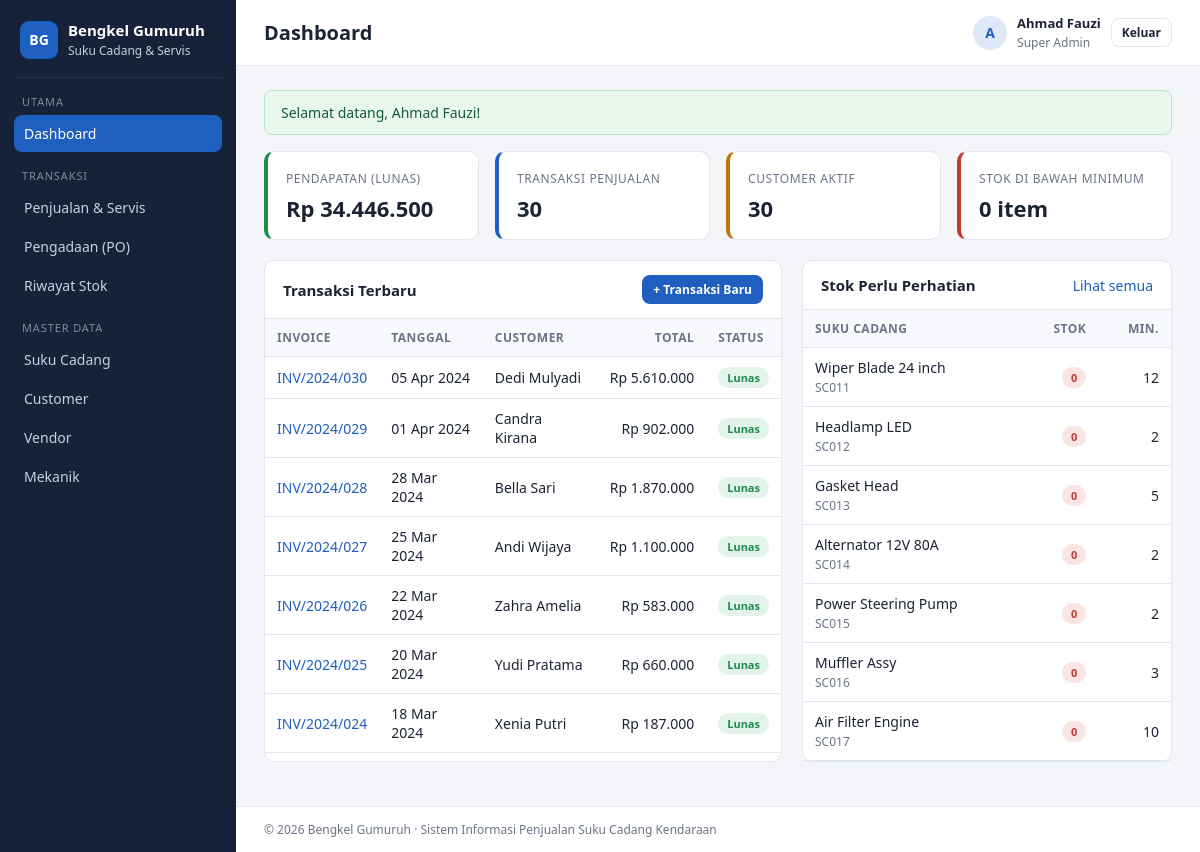
Screenshot of /index.php (signed in) with the database file from the repository.
### tables this page shows
CREATE TABLE `transaksi_penjualan`  (
  `id_transaksi_penjualan` int NOT NULL AUTO_INCREMENT,
  `no_invoice` varchar(30) NOT NULL,
  `tanggal_transaksi` date NOT NULL,
  `jam_masuk` time NULL DEFAULT NULL,
  `jam_selesai` time NULL DEFAULT NULL,
  `jenis_service` varchar(50) NULL DEFAULT NULL COMMENT 'Service Rutin, Ganti Oli, Perbaikan',
  `keluhan` text NULL,
  `diagnosis` text NULL,
  `pekerjaan_dilakukan` text NULL,
  `km_kendaraan` int NULL DEFAULT NULL,
  `total_item_suku_cadang` int NULL DEFAULT 0,
  `subtotal_suku_cadang` decimal(12, 2) NULL DEFAULT 0.00,
  `biaya_jasa` decimal(12, 2) NULL DEFAULT 0.00,
  `diskon` decimal(12, 2) NULL DEFAULT 0.00,
  `pajak` decimal(12, 2) NULL DEFAULT 0.00,
  `total_bayar` decimal(12, 2) NULL DEFAULT 0.00,
  `status_service` enum('antri','dikerjakan','selesai','diambil') NULL DEFAULT 'antri',
  `status_pembayaran` enum('unpaid','paid') NULL DEFAULT 'unpaid',
  `metode_pembayaran` enum('cash','transfer','debit','credit') NULL DEFAULT NULL,
  `tanggal_pembayaran` datetime NULL DEFAULT NULL,
  `uang_muka` decimal(12, 2) NULL DEFAULT 0.00,
  `sisa_bayar` decimal(12, 2) NULL DEFAULT 0.00,
  `catatan` text NULL,
  `foto_kendaraan_masuk` longtext NULL,
  `foto_kendaraan_keluar` longtext NULL,
  `rating_service` tinyint NULL DEFAULT NULL COMMENT '1-5',
  `feedback_customer` text NULL,
  `created_at` timestamp NULL DEFAULT CURRENT_TIMESTAMP,
  `created_by` int NULL DEFAULT NULL,
  `updated_at` timestamp NULL DEFAULT CURRENT_TIMESTAMP ON UPDATE CURRENT_TIMESTAMP,
  `updated_by` int NULL DEFAULT NULL,
  `id_customer` int NULL DEFAULT NULL,
  `id_mekanik` int NULL DEFAULT NULL,
  `id_kasir` int NULL DEFAULT NULL COMMENT 'Yang melayani pembayaran',
  PRIMARY KEY (`id_transaksi_penjualan`) USING BTREE,
  UNIQUE INDEX `no_invoice`(`no_invoice` ASC) USING BTREE,
  INDEX `id_customer`(`id_customer` ASC) USING BTREE,
  INDEX `id_mekanik`(`id_mekanik` ASC) USING BTREE,
  INDEX `id_kasir`(`id_kasir` ASC) USING BTREE,
  INDEX `created_by`(`created_by` ASC) USING BTREE,
  INDEX `updated_by`(`updated_by` ASC) USING BTREE,
  INDEX `idx_transaksi_penjualan_tanggal`(`tanggal_transaksi` ASC) USING BTREE,
  CONSTRAINT `transaksi_penjualan_ibfk_1` FOREIGN KEY (`id_customer`) REFERENCES `customer` (`id_customer`) ON DELETE RESTRICT ON UPDATE RESTRICT,
  CONSTRAINT `transaksi_penjualan_ibfk_2` FOREIGN KEY (`id_mekanik`) REFERENCES `mekanik` (`id`) ON DELETE RESTRICT ON UPDATE RESTRICT,
  CONSTRAINT `transaksi_penjualan_ibfk_3` FOREIGN KEY (`id_kasir`) REFERENCES `pengguna` (`id`) ON DELETE RESTRICT ON UPDATE RESTRICT,
  CONSTRAINT `transaksi_penjualan_ibfk_4` FOREIGN KEY (`created_by`) REFERENCES `pengguna` (`id`) ON DELETE RESTRICT ON UPDATE RESTRICT,
  CONSTRAINT `transaksi_penjualan_ibfk_5` FOREIGN KEY (`updated_by`) REFERENCES `pengguna` (`id`) ON DELETE RESTRICT ON UPDATE RESTRICT
);

CREATE TABLE `customer`  (
  `id_customer` int NOT NULL AUTO_INCREMENT,
  `nama_customer` varchar(100) NOT NULL,
  `nik_customer` varchar(16) NULL DEFAULT NULL,
  `no_telepon_customer` varchar(15) NOT NULL,
  `email_customer` varchar(50) NULL DEFAULT NULL,
  `alamat_customer` text NULL,
  `jenis_kelamin` enum('L','P') NULL DEFAULT NULL,
  `tanggal_lahir` date NULL DEFAULT NULL,
  `pekerjaan` varchar(50) NULL DEFAULT NULL,
  `kendaraan_merk` varchar(50) NULL DEFAULT NULL,
  `kendaraan_model` varchar(50) NULL DEFAULT NULL,
  `kendaraan_tahun` year NULL DEFAULT NULL,
  `no_polisi` varchar(15) NULL DEFAULT NULL,
  `no_rangka` varchar(30) NULL DEFAULT NULL,
  `no_mesin` varchar(30) NULL DEFAULT NULL,
  `warna_kendaraan` varchar(30) NULL DEFAULT NULL,
  `km_kendaraan` int NULL DEFAULT NULL,
  `customer_type` enum('reguler','premium','vip') NULL DEFAULT 'reguler',
  `total_transaksi` int NULL DEFAULT 0,
  `total_nilai_transaksi` decimal(15, 2) NULL DEFAULT 0.00,
  `tanggal_registrasi` date NULL DEFAULT NULL,
  `status_customer` tinyint NULL DEFAULT 1 COMMENT '1=aktif, 0=nonaktif',
  `created_at` timestamp NULL DEFAULT CURRENT_TIMESTAMP,
  `created_by` int NULL DEFAULT NULL,
  `updated_at` timestamp NULL DEFAULT CURRENT_TIMESTAMP ON UPDATE CURRENT_TIMESTAMP,
  `updated_by` int NULL DEFAULT NULL,
  PRIMARY KEY (`id_customer`) USING BTREE,
  INDEX `created_by`(`created_by` ASC) USING BTREE,
  INDEX `updated_by`(`updated_by` ASC) USING BTREE,
  INDEX `idx_customer_telepon`(`no_telepon_customer` ASC) USING BTREE,
  INDEX `idx_customer_polisi`(`no_polisi` ASC) USING BTREE,
  CONSTRAINT `customer_ibfk_1` FOREIGN KEY (`created_by`) REFERENCES `pengguna` (`id`) ON DELETE RESTRICT ON UPDATE RESTRICT,
  CONSTRAINT `customer_ibfk_2` FOREIGN KEY (`updated_by`) REFERENCES `pengguna` (`id`) ON DELETE RESTRICT ON UPDATE RESTRICT
);

CREATE TABLE `suku_cadang`  (
  `id_suku_cadang` int NOT NULL AUTO_INCREMENT,
  `kode_suku_cadang` varchar(50) NOT NULL,
  `nama_suku_cadang` varchar(100) NOT NULL,
  `merk_kendaraan` varchar(50) NULL DEFAULT NULL COMMENT 'Toyota, Honda, Suzuki, dll',
  `model_kendaraan` varchar(50) NULL DEFAULT NULL COMMENT 'Avanza, Jazz, Ertiga, dll',
  `tahun_kendaraan` varchar(20) NULL DEFAULT NULL COMMENT '2015-2020',
  `kategori` varchar(50) NULL DEFAULT NULL COMMENT 'Mesin, Transmisi, AC, Rem, dll',
  `sub_kategori` varchar(50) NULL DEFAULT NULL COMMENT 'Filter oli, kampas rem, dll',
  `satuan` varchar(20) NULL DEFAULT NULL COMMENT 'pcs, set, liter, dll',
  `harga_beli` decimal(12, 2) NOT NULL,
  `harga_jual` decimal(12, 2) NOT NULL,
  `margin_keuntungan` decimal(5, 2) NULL DEFAULT NULL COMMENT 'Dalam persen',
  `stok_minimum` int NULL DEFAULT 5,
  `stok_maksimum` int NULL DEFAULT 100,
  `stok_saat_ini` int NULL DEFAULT 0,
  `lokasi_penyimpanan` varchar(50) NULL DEFAULT NULL,
  `berat` decimal(8, 2) NULL DEFAULT NULL COMMENT 'Dalam gram',
  `dimensi` varchar(50) NULL DEFAULT NULL COMMENT 'PxLxT dalam cm',
  `deskripsi` text NULL,
  `foto_suku_cadang` longtext NULL,
  `garansi_bulan` int NULL DEFAULT NULL,
  `status_produk` tinyint NULL DEFAULT 1 COMMENT '1=aktif, 0=nonaktif',
  `created_at` timestamp NULL DEFAULT CURRENT_TIMESTAMP,
  `created_by` int NULL DEFAULT NULL,
  `updated_at` timestamp NULL DEFAULT CURRENT_TIMESTAMP ON UPDATE CURRENT_TIMESTAMP,
  `updated_by` int NULL DEFAULT NULL,
  `id_vendor` int NULL DEFAULT NULL,
  PRIMARY KEY (`id_suku_cadang`) USING BTREE,
  UNIQUE INDEX `kode_suku_cadang`(`kode_suku_cadang` ASC) USING BTREE,
  INDEX `id_vendor`(`id_vendor` ASC) USING BTREE,
  INDEX `created_by`(`created_by` ASC) USING BTREE,
  INDEX `updated_by`(`updated_by` ASC) USING BTREE,
  INDEX `idx_suku_cadang_kode`(`kode_suku_cadang` ASC) USING BTREE,
  INDEX `idx_suku_cadang_nama`(`nama_suku_cadang` ASC) USING BTREE,
  CONSTRAINT `suku_cadang_ibfk_1` FOREIGN KEY (`id_vendor`) REFERENCES `vendor` (`id_vendor`) ON DELETE RESTRICT ON UPDATE RESTRICT,
  CONSTRAINT `suku_cadang_ibfk_2` FOREIGN KEY (`created_by`) REFERENCES `pengguna` (`id`) ON DELETE RESTRICT ON UPDATE RESTRICT,
  CONSTRAINT `suku_cadang_ibfk_3` FOREIGN KEY (`updated_by`) REFERENCES `pengguna` (`id`) ON DELETE RESTRICT ON UPDATE RESTRICT
);

### index.php (the view, shortened to what this page needs)
<?php
$pdo = db();
$ringkasan = $pdo->query(
    "SELECT
        (SELECT COALESCE(SUM(total_bayar), 0) FROM transaksi_penjualan WHERE status_pembayaran = 'paid') AS pendapatan,
        (SELECT COUNT(*) FROM transaksi_penjualan) AS jumlah_transaksi,
        (SELECT COUNT(*) FROM customer WHERE status_customer = 1) AS jumlah_customer,
        (SELECT COUNT(*) FROM suku_cadang WHERE status_produk = 1 AND stok_saat_ini <= stok_minimum) AS stok_menipis"
)->fetch();
$terbaru = $pdo->query(
    'SELECT tp.id_transaksi_penjualan, tp.no_invoice, tp.tanggal_transaksi, tp.jenis_service,
            tp.total_bayar, tp.status_pembayaran, c.nama_customer
       FROM transaksi_penjualan tp
       JOIN customer c ON c.id_customer = tp.id_customer
      ORDER BY tp.tanggal_transaksi DESC, tp.id_transaksi_penjualan DESC
      LIMIT 7'
)->fetchAll();
$menipis = $pdo->query(
    'SELECT kode_suku_cadang, nama_suku_cadang, stok_saat_ini, stok_minimum
       FROM suku_cadang
      WHERE status_produk = 1
      ORDER BY (stok_saat_ini - stok_minimum) ASC
      LIMIT 7'
)->fetchAll();
require __DIR__ . '/includes/header.php';
?>
<section class="stats">
    <div class="stat success"><span>Pendapatan (lunas)</span><strong><?= rupiah($ringkasan['pendapatan']) ?></strong></div>
    <div class="stat"><span>Transaksi Penjualan</span><strong><?= number_format($ringkasan['jumlah_transaksi']) ?></strong></div>
    <div class="stat warning"><span>Customer Aktif</span><strong><?= number_format($ringkasan['jumlah_customer']) ?></strong></div>
    <div class="stat danger"><span>Stok di Bawah Minimum</span><strong><?= number_format($ringkasan['stok_menipis']) ?> item</strong></div>
</section>
<div class="grid-2">
    <div class="card">
        <div class="card-header">
            <h2>Transaksi Terbaru</h2>
            <a class="btn btn-sm" href="penjualan_tambah.php">+ Transaksi Baru</a>
        </div>
        <div class="table-wrap">
            <table>
                <thead><tr><th>Invoice</th><th>Tanggal</th><th>Customer</th><th class="num">Total</th><th>Status</th></tr></thead>
                <tbody>
                <?php foreach ($terbaru as $t): ?>
                    <tr>
                        <td><a href="penjualan_detail.php?id=<?= $t['id_transaksi_penjualan'] ?>"><?= e($t['no_invoice']) ?></a></td>
                        <td><?= tanggal_indo($t['tanggal_transaksi']) ?></td>
                        <td><?= e($t['nama_customer']) ?></td>
                        <td class="num"><?= rupiah($t['total_bayar']) ?></td>
                        <td><?= badge($t['status_pembayaran']) ?></td>
                    </tr>
                <?php endforeach; ?>
                </tbody>
            </table>
        </div>
    </div>
    <div class="card">
        <div class="card-header"><h2>Stok Perlu Perhatian</h2><a href="suku_cadang.php?stok=rendah">Lihat semua</a></div>
        <div class="table-wrap">
            <table>
                <thead><tr><th>Suku Cadang</th><th class="num">Stok</th><th class="num">Min.</th></tr></thead>
                <tbody>
                <?php foreach ($menipis as $m): ?>
                    <tr>
                        <td><?= e($m['nama_suku_cadang']) ?><br><small class="hint"><?= e($m['kode_suku_cadang']) ?></small></td>
                        <td class="num">
                            <?php if ($m['stok_saat_ini'] <= $m['stok_minimum']): ?>
                                <span class="badge badge-danger"><?= (int) $m['stok_saat_ini'] ?></span>
                            <?php else: ?>
                                <?= (int) $m['stok_saat_ini'] ?>
                            <?php endif; ?>
                        </td>
                        <td class="num"><?= (int) $m['stok_minimum'] ?></td>
                    </tr>
                <?php endforeach; ?>
                </tbody>
            </table>
        </div>
    </div>
</div>
<?php require __DIR__ . '/includes/footer.php'; ?>

### includes/helpers.php (shortened to what this page needs)
<?php
function e(?string $value): string
{
    return htmlspecialchars((string) $value, ENT_QUOTES, 'UTF-8');
}
function rupiah($angka): string
{
    return 'Rp ' . number_format((float) $angka, 0, ',', '.');
}
function tanggal_indo(?string $tanggal): string
{
    $bulan = [1 => 'Jan', 'Feb', 'Mar', 'Apr', 'Mei', 'Jun', 'Jul', 'Agu', 'Sep', 'Okt', 'Nov', 'Des'];
    $ts = strtotime($tanggal);
    return date('d', $ts) . ' ' . $bulan[(int) date('n', $ts)] . ' ' . date('Y', $ts);
}
function badge(string $status): string
{
    $warna = [
        'paid' => 'success', 'selesai' => 'success', 'diambil' => 'muted', 'completed' => 'success',
        'aktif' => 'success', 'masuk' => 'success',
        'unpaid' => 'danger', 'cancelled' => 'danger', 'keluar' => 'danger',
        'partial' => 'warning', 'antri' => 'warning', 'ordered' => 'warning', 'draft' => 'muted',
        'dikerjakan' => 'info', 'delivered' => 'info', 'adjustment' => 'info', 'retur' => 'warning',
        'vip' => 'warning', 'premium' => 'info', 'reguler' => 'muted',
    ][$status] ?? 'muted';
    $label = [
        'paid' => 'Lunas', 'unpaid' => 'Belum Bayar', 'partial' => 'Sebagian',
    ][$status] ?? ucfirst($status);
    return '<span class="badge badge-' . $warna . '">' . e($label) . '</span>';
}

### assets/css/style.css (style rules this page uses)
:root { --bg: #f3f5f9; --surface: #ffffff; --ink: #1c2434; --muted: #6b7486; --line: #e2e6ee; --primary: #1f5fbf; --primary-dark: #174a96; --sidebar: #16213a; --sidebar-ink: #c7d0e3; --success: #1e8a4c; --danger: #c23a32; --warning: #b9770e; --info: #1b7f9c; --radius: 10px; }
* { box-sizing: border-box; }
body { margin: 0; font-family: "Segoe UI", system-ui, -apple-system, Roboto, Arial, sans-serif; font-size: 14px; color: var(--ink); background: var(--bg); }
a { color: var(--primary); text-decoration: none; }
.card { background: var(--surface); border: 1px solid var(--line); border-radius: var(--radius); margin-bottom: 20px; }
.card-header { padding: 14px 18px; border-bottom: 1px solid var(--line); display: flex; justify-content: space-between; align-items: center; gap: 12px; }
.card-header h2 { font-size: 15px; margin: 0; }
.stats { display: grid; grid-template-columns: repeat(4, 1fr); gap: 16px; margin-bottom: 20px; }
.stat { background: var(--surface); border: 1px solid var(--line); border-radius: var(--radius); padding: 16px 18px; border-left: 4px solid var(--primary); }
.stat span { color: var(--muted); font-size: 12px; text-transform: uppercase; letter-spacing: .05em; }
.stat strong { display: block; font-size: 22px; margin-top: 6px; }
.stat.success { border-left-color: var(--success); }
.stat.warning { border-left-color: var(--warning); }
.stat.danger { border-left-color: var(--danger); }
.grid-2 { display: grid; grid-template-columns: 1.4fr 1fr; gap: 20px; }
table { width: 100%; border-collapse: collapse; }
th, td { padding: 10px 12px; border-bottom: 1px solid var(--line); text-align: left; vertical-align: middle; }
th { font-size: 12px; text-transform: uppercase; letter-spacing: .04em; color: var(--muted); background: #f8f9fc; }
td.num, th.num { text-align: right; white-space: nowrap; }
.table-wrap { overflow-x: auto; }
.badge { display: inline-block; padding: 3px 9px; border-radius: 999px; font-size: 11px; font-weight: 600; }
.badge-success { background: #e2f4ea; color: var(--success); }
.badge-danger { background: #fbe5e3; color: var(--danger); }
.btn { display: inline-block; border: 1px solid transparent; border-radius: 8px; padding: 9px 16px; font: inherit; font-weight: 600; cursor: pointer; background: var(--primary); color: #fff; }
.btn-sm { padding: 5px 10px; font-size: 12px; }
.hint { color: var(--muted); font-size: 12px; }

### rows the page displays
transaksi_penjualan: no_invoice "INV/2024/030", tanggal_transaksi "05 Apr 2024", id_customer.nama_customer "Dedi Mulyadi", total_bayar "Rp 5.610.000", status_pembayaran "Lunas"
transaksi_penjualan: no_invoice "INV/2024/029", tanggal_transaksi "01 Apr 2024", id_customer.nama_customer "Candra Kirana", total_bayar "Rp 902.000", status_pembayaran "Lunas"
transaksi_penjualan: no_invoice "INV/2024/028", tanggal_transaksi "28 Mar 2024", id_customer.nama_customer "Bella Sari", total_bayar "Rp 1.870.000", status_pembayaran "Lunas"
transaksi_penjualan: no_invoice "INV/2024/027", tanggal_transaksi "25 Mar 2024", id_customer.nama_customer "Andi Wijaya", total_bayar "Rp 1.100.000", status_pembayaran "Lunas"
transaksi_penjualan: no_invoice "INV/2024/026", tanggal_transaksi "22 Mar 2024", id_customer.nama_customer "Zahra Amelia", total_bayar "Rp 583.000", status_pembayaran "Lunas"
transaksi_penjualan: no_invoice "INV/2024/025", tanggal_transaksi "20 Mar 2024", id_customer.nama_customer "Yudi Pratama", total_bayar "Rp 660.000", status_pembayaran "Lunas"
transaksi_penjualan: no_invoice "INV/2024/024", tanggal_transaksi "18 Mar 2024", id_customer.nama_customer "Xenia Putri", total_bayar "Rp 187.000", status_pembayaran "Lunas"
suku_cadang: nama_suku_cadang "Wiper Blade 24 inch", kode_suku_cadang "SC011", stok_saat_ini "0", stok_minimum "12"
suku_cadang: nama_suku_cadang "Headlamp LED", kode_suku_cadang "SC012", stok_saat_ini "0", stok_minimum "2"
suku_cadang: nama_suku_cadang "Gasket Head", kode_suku_cadang "SC013", stok_saat_ini "0", stok_minimum "5"
suku_cadang: nama_suku_cadang "Alternator 12V 80A", kode_suku_cadang "SC014", stok_saat_ini "0", stok_minimum "2"
suku_cadang: nama_suku_cadang "Power Steering Pump", kode_suku_cadang "SC015", stok_saat_ini "0", stok_minimum "2"
suku_cadang: nama_suku_cadang "Muffler Assy", kode_suku_cadang "SC016", stok_saat_ini "0", stok_minimum "3"
suku_cadang: nama_suku_cadang "Air Filter Engine", kode_suku_cadang "SC017", stok_saat_ini "0", stok_minimum "10"

### other values shown
APP_NAME "Bengkel Gumuruh"
$judul "Dashboard"
mb_substr($user['nama_pengguna'], 0, 1) "A"
$user['nama_pengguna'] "Ahmad Fauzi"
nama_role((int) $user['role']) "Super Admin"
$f['message'] "Selamat datang, Ahmad Fauzi!"
rupiah($ringkasan['pendapatan']) "Rp 34.446.500"
$ringkasan['jumlah_transaksi'] "30"
$ringkasan['jumlah_customer'] "30"
$ringkasan['stok_menipis'] "0"
